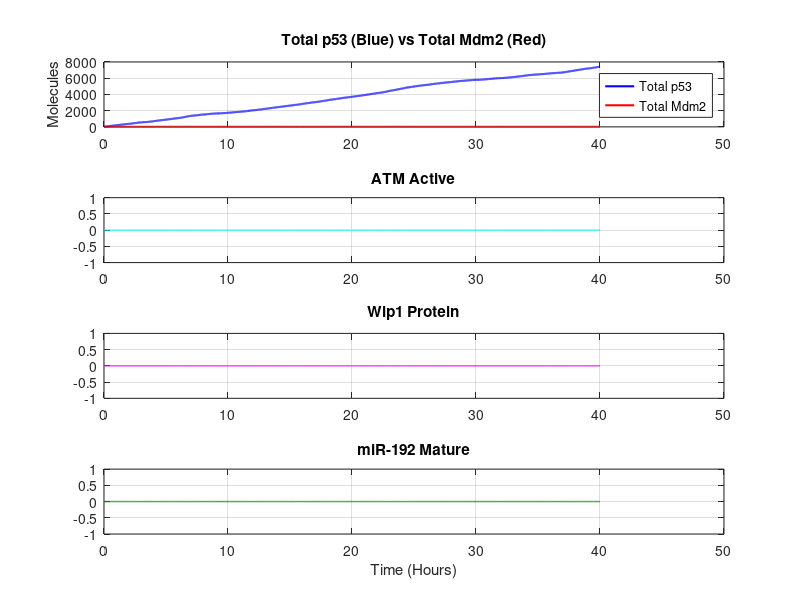

Reproduce this figure in MATLAB.
function p53_Model_integrated
 
    clear; clc; close all;
    
    %% --- 1. CONFIGURATION ---
    INCLUDE_WIP1   = true;  
    INCLUDE_MIR192 = true;  
    
    t_max_hours = 40;       
    t_max = t_max_hours * 3600;
    
    %% --- 2. INITIALIZATION ---
    x = zeros(14, 1);
    x(1) = 10; x(2) = 10; x(6) = 200; x(10)= 10;
    
    max_steps = 2e6; 
    T_hist = zeros(max_steps, 1);
    X_hist = zeros(max_steps, 14);
    count = 1; X_hist(1,:) = x; t = 0;
    
    %% --- 3. PARAMETERS ---
    k_syn_p53_mRNA = 0.001; k_deg_p53_mRNA = 0.0001;
    k_syn_p53 = 0.006; k_deg_p53 = 0.000825;
    k_bin = 1.155e-3; k_rel = 1.155e-5;
    k_syn_mdm2_rna = 0.0001; k_deg_mdm2_rna = 0.0001;
    k_syn_mdm2 = 0.000495; k_deg_mdm2 = 0.000433;
    k_deg_mdm2_atm = 0.0004;
    k_dam = 0.08; k_repair = 2e-5;
    k_act_atm = 1e-4; k_inact_atm = 5e-4;
    k_phos_p53 = 5e-4; k_dephos_p53 = 0.5;
    k_phos_mdm2 = 2.0; k_dephos_mdm2= 0.5;
    k_syn_wip1_rna = 0.0001; k_deg_wip1_rna = 0.0001;
    k_syn_wip1 = 0.0005; k_deg_wip1 = 0.0005;
    k_wip1_act = 0.01;
    k_syn_mir_pre = 0.0001; k_deg_mir_pre = 0.0001;
    k_mat_mir = 0.002; k_deg_mir_mat = 0.0001;
    
    % Fixed Parameter
    k_mir_action = 0.00001; 
    
    %% --- 4. SIMULATION ---
    fprintf('Running Simulation...\n');
    while t < t_max
        p53=x(1); Mdm2=x(2); Mdm2_P=x(3); Mdm2_R=x(4); Cmplx=x(5);
        ATMI=x(6); ATMA=x(7); Dam=x(8); p53_P=x(9); p53_R=x(10);
        Wip1=x(12); miR_Mat=x(14); Wip1_R=x(11); miR_Pre=x(13);
        
        IR = 0; if t > 3600 && t < 3660, IR = 25; end
        
        a = zeros(30, 1);
        a(1) = k_syn_p53_mRNA;
        a(2) = k_deg_p53_mRNA * p53_R;
        a(3) = k_syn_p53 * p53_R;
        a(4) = k_bin * p53 * Mdm2;
        a(5) = k_rel * Cmplx;
        a(6) = k_deg_p53 * Cmplx;
        a(7) = k_dam * IR;
        a(8) = k_repair * Dam;
        a(9) = k_act_atm * Dam * ATMI;
        
        r_inact = k_inact_atm; if INCLUDE_WIP1, r_inact = r_inact + k_wip1_act * Wip1; end
        a(10) = r_inact * ATMA;
        
        a(11) = k_phos_p53 * p53 * ATMA;
        a(12) = k_phos_mdm2 * Mdm2 * ATMA;
        
        r_dp53 = k_dephos_p53; if INCLUDE_WIP1, r_dp53 = r_dp53 + k_wip1_act * Wip1; end
        a(13) = r_dp53 * p53_P;
        a(14) = k_dephos_mdm2 * Mdm2_P;
        
        a(15) = k_syn_mdm2_rna * p53_P; 
        rate_mdm2_deg = k_deg_mdm2_rna;
        if INCLUDE_MIR192, rate_mdm2_deg = rate_mdm2_deg + (k_mir_action * miR_Mat); end
        a(16) = rate_mdm2_deg * Mdm2_R;
        
        a(17) = k_syn_mdm2 * Mdm2_R;
        a(18) = k_deg_mdm2 * Mdm2;
        a(19) = k_deg_mdm2_atm * Mdm2_P;
        a(20) = k_deg_p53 * p53_P;
        
        if INCLUDE_WIP1
            a(21) = k_syn_wip1_rna * p53_P; a(22) = k_deg_wip1_rna * Wip1_R;
            a(23) = k_syn_wip1 * Wip1_R; a(24) = k_deg_wip1 * Wip1;
        end
        if INCLUDE_MIR192
            a(25) = k_syn_mir_pre * p53_P; a(26) = k_deg_mir_pre * miR_Pre;
            a(27) = k_mat_mir * miR_Pre;   a(28) = k_deg_mir_mat * miR_Mat;
        end
        
        a0 = sum(a); if a0 == 0, break; end
        t = t + (-log(rand) / a0);
        r = rand * a0;
        idx = find(cumsum(a) >= r, 1);
        
        % State Update
        switch idx
            case 1, x(10)=x(10)+1; case 2, x(10)=x(10)-1; case 3, x(1)=x(1)+1;
            case 4, x(1)=x(1)-1; x(2)=x(2)-1; x(5)=x(5)+1;
            case 5, x(1)=x(1)+1; x(2)=x(2)+1; x(5)=x(5)-1;
            case 6, x(5)=x(5)-1; x(2)=x(2)+1;
            case 7, x(8)=x(8)+1; case 8, x(8)=x(8)-1;
            case 9, x(6)=x(6)-1; x(7)=x(7)+1; case 10,x(6)=x(6)+1; x(7)=x(7)-1;
            case 11,x(1)=x(1)-1; x(9)=x(9)+1; case 12,x(2)=x(2)-1; x(3)=x(3)+1;
            case 13,x(9)=x(9)-1; x(1)=x(1)+1; case 14,x(3)=x(3)-1; x(2)=x(2)+1;
            case 15,x(4)=x(4)+1; case 16,x(4)=x(4)-1; 
            case 17,x(2)=x(2)+1; case 18,x(2)=x(2)-1; case 19,x(3)=x(3)-1;
            case 20,x(9)=x(9)-1;
            case 21,x(11)=x(11)+1; case 22,x(11)=x(11)-1;
            case 23,x(12)=x(12)+1; case 24,x(12)=x(12)-1;
            case 25,x(13)=x(13)+1; case 26,x(13)=x(13)-1; 
            case 27,x(13)=x(13)-1; x(14)=x(14)+1; case 28,x(14)=x(14)-1; 
        end
        if count < max_steps, count=count+1; T_hist(count)=t; X_hist(count,:)=x; end
    end
    T_hist = T_hist(1:count); X_hist = X_hist(1:count,:); T_hrs = T_hist/3600;
    
    %% --- 5. PLOTTING (SINGLE AXIS) ---
    Total_p53  = X_hist(:,1) + X_hist(:,9) + X_hist(:,5);
    Total_Mdm2 = X_hist(:,2) + X_hist(:,3) + X_hist(:,5);
    
    figure('Color','w', 'Name', 'Single_Axis_Result');
    
    subplot(4,1,1);
    % Standard Plot: Both on same axis
    plot(T_hrs, Total_p53, 'b', 'LineWidth', 1.5); hold on;
    plot(T_hrs, Total_Mdm2, 'r', 'LineWidth', 1.5);
    
    title('Total p53 (Blue) vs Total Mdm2 (Red)');
    ylabel('Molecules');
    legend('Total p53', 'Total Mdm2');
    grid on;
    
    subplot(4,1,2); plot(T_hrs, X_hist(:,7), 'c', 'LineWidth', 1); title('ATM Active'); grid on;
    subplot(4,1,3); plot(T_hrs, X_hist(:,12), 'm', 'LineWidth', 1); title('Wip1 Protein'); grid on;
    subplot(4,1,4); plot(T_hrs, X_hist(:,14), 'Color', [0 0.6 0], 'LineWidth', 1); title('miR-192 Mature'); xlabel('Time (Hours)'); grid on;
end